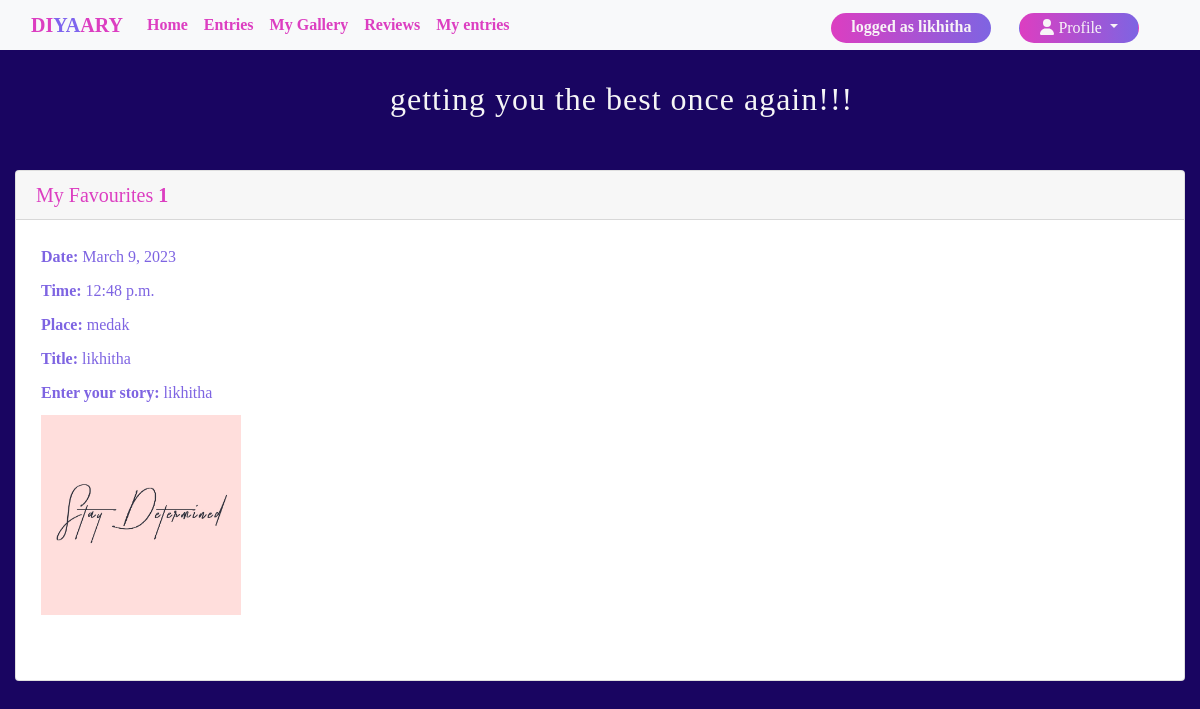
The page /myfavourites/ (signed in) on the database its author committed.
### journal/models.py (models this page shows, shortened)
class diaryentries(models.Model):
      user = models.ForeignKey(User,on_delete = models.CASCADE)
      dailydate=models.DateField(auto_now_add=False,auto_now=False)
      dailytime=models.TimeField()
      place=models.CharField(max_length=150,blank=True,null=True)
      title=models.CharField(max_length=150,blank=True,null=True)
      dailyentry=models.CharField(max_length=1500)
      check_box=models.BooleanField(default=False)
      image=models.ImageField(upload_to="myimages",blank=True,null=True)
      date=models.DateField(auto_now_add=True,auto_now=False,blank=True)
      class Meta:
        verbose_name_plural = "diaryentries"

### journal/views.py (the view)
# urls.py: path('myfavourites/',views.myfavourites,name="fav"),
def myfavourites(request):
  if request.user.is_authenticated:
    entries = diaryentries.objects.filter(user=request.user, check_box=True)
    context = {'entries': entries}
    return render(request, 'fav.html',context)

### templates/fav.html (shortened to what this page needs)
{%extends 'base.html'%}
{% load static %}
{% block body %}
{% block cssfile %}
<link rel="stylesheet"   href="{% static 'css/style.css' %}">
{% endblock cssfile %}
<h2 class="come">getting you the best once again!!!   </h2>
<div class="col-md-12">
<div class="card">
<h5 class="card-header"> <span class="info"><span>My Favourites </span><strong>{{entries.count}}</strong></span></h5>
<div class="card-body">
<article class="media">
<div class="media-content">
<div class="content">
{% if entries %}
 {% for entry in entries %}
 <div class="divs" >
<div class="line"><span class="design"><strong>Date:   </strong><span>{{entry.dailydate}}</div>
<div class="line"><span class="design"><strong>Time:   </strong><span>{{entry.dailytime}}</div>
<div class="line"><span class="design"><strong>Place:   </strong><span>{{entry.place}}</div>
<div class="line"><span class="design"><strong>Title:   </strong><span>{{entry.title}}</div>
<div class="line"><span class="design"><strong>Enter your story:   </strong><span>{{entry.dailyentry}}</div>
    {% if entry.image %}
<div class="imagediary"> <img src="/media/{{entry.image}}"  alt="No image"   width="200px"height="200px"></div>
    {% else%}
    <div class="imagediary"><img src= {%static 'images/not available.png'%} width="200px" height="200px"></div>
</div>
     {% endif %}
 {% endfor %}
{% endif %}
</div>
</div>
</article>
</div>
</div>
</div>
{% endblock body %}

### templates/base.html (shortened to what this page needs)
<!doctype html>
{% load static %}
<html lang="en">
  <head>
    <link rel="stylesheet" href="https://cdn.jsdelivr.net/npm/bootstrap@4.3.1/dist/css/bootstrap.min.css">
    {% block cssfile %}{% endblock cssfile %}
    <link href="{% static 'fontawesomefree/css/all.min.css' %}" rel="stylesheet" type="text/css">
</head>
  <body>
  <nav class="navbar navbar-expand-lg bg-light">
        <div class="container-fluid"  >
          <a class="navbar-brand" href="#"><strong> DI<span class="firstspan">YA</span>ARY </strong> </a>
          <div class="collapse navbar-collapse" id="navbarNavAltMarkup">
            <div class="navbar-nav mr-auto">
              <a class="nav-link active" aria-current="page" href="/"><strong>Home</strong></a>
              <a class="nav-link"  href="/entries"> <strong>Entries</strong> </a>
              <a class="nav-link" href="/mygallery"><strong>My Gallery</strong></a>
              <a class="nav-link" href="/reviews"><strong>Reviews</strong></a>
              <a class="nav-link" href="/myentries"> <strong>My entries</strong></a>
            </div>
            <div class="navbar-nav ml-auto">
              {%if user.is_authenticated%}
                <span class="navname"><strong>logged as {{request.user}} </strong> </span>
              <div class="dropdown show ml-2">
                <a class="btn   dropdown-toggle" href="#" role="button" id="dropdownMenuLink" data-toggle="dropdown" aria-haspopup="true" aria-expanded="false">
                  <i class="fa-solid fa-user"></i> Profile
                </a>
              </div>
              {% else%}
              <a class="nav-link" href="/usersignup"> <strong>SignUp</strong></a>
              <a class="nav-link" href="/userlogin"> <strong>Login</strong></a>
              </div>
              {%endif%}
          </div>
          </div>
        </div>
      </nav>
      {%block body%} {%endblock body%}
  </body>
</html>

### static/css/style.css (style rules this page uses)
body { height:100vh; width:100%; background-repeat: no-repeat; background-color: rgb(25, 5, 97); font-family:cursive; }
a { color:#dc3ec1 }
.firstspan { color:rgb(126, 100, 238); font-weight : bold; }
.navname { color:#f8f4f7; margin-top: 5px; margin-right: 20px; background-image: linear-gradient(to left,#7e64e2,#dc3ec1); border-radius: 15px; padding:2px 20px 2px 20px; }
h2 { margin-left: 450px; margin-bottom: 25px; margin-top: 10px; color:rgb(246, 245, 249); }
.info { color:#dc3ec1; border-radius: 5px; }
.come { letter-spacing:1px; width: 40%; display: inline-block; white-space: nowrap; overflow:hidden; animation: typing 5s, cursor .1s step-end infinite alternate; }
h2 { margin:30px 0px 25px 390px; color:#f5f5f6; }
.line { padding:5px; }
.design { color:#7e64e2 }
.imagediary { padding:5px; }
.col-md-12 { padding-top:20px }
.dropdown-toggle { color:#f8f4f7; margin-top: 5px; margin-right: 30px; background-image: linear-gradient(to left,#7e64e2,#dc3ec1); border-radius: 15px; padding:2px 20px 2px 20px; }
.navbar { height:50px; }
.divs { margin-bottom:40px; }

### rows shown on the page
diaryentries: dailydate "March 9, 2023", dailytime "12:48 p.m.", place "medak", title "likhitha", dailyentry "likhitha", image (picture)

### other values the page prints
{{ request.user }} "likhitha"
{{ entries.count }} "1"
